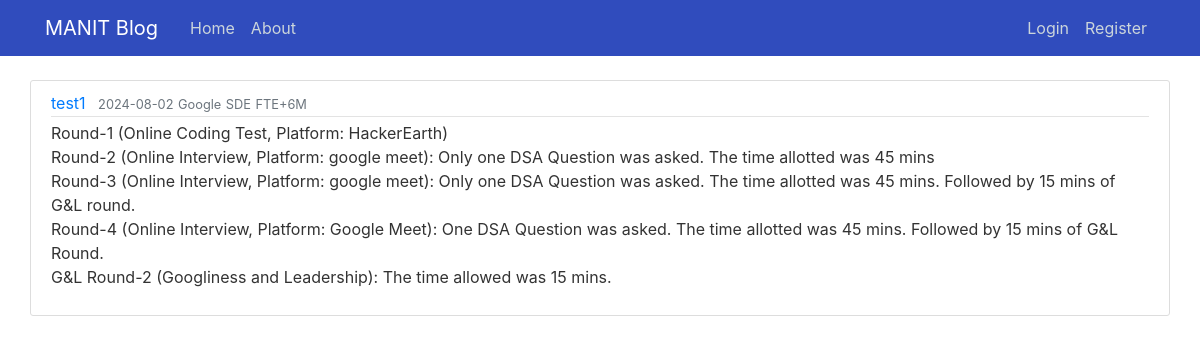
Screenshot of /post/3 with the database file from the repository.
### flaskblog/models.py (models this page shows, shortened)
class User(db.Model, UserMixin):
    id = db.Column(db.Integer, primary_key=True)
    username = db.Column(db.String(20), unique=True, nullable=False)
    email = db.Column(db.String(120), unique=True, nullable=False)
    image_file = db.Column(db.String(20), nullable=False, default='default.jpg')
    password = db.Column(db.String(40), nullable=False)
    posts = db.relationship('Post', backref='author', lazy=True)

class Post(db.Model):
    id = db.Column(db.Integer, primary_key=True)
    title = db.Column(db.String(100), nullable=False)
    branch = db.Column(db.String(100), nullable=False)
    type = db.Column(db.String(100), nullable=False)
    date_posted = db.Column(db.DateTime, nullable=False, default=datetime.utcnow)
    content = db.Column(db.Text, nullable=False)
    role = db.Column(db.String(100), nullable=False)
    user_id = db.Column(db.Integer, db.ForeignKey('user.id'), nullable=False)

### flaskblog/routes.py (the view)
@app.route("/post/<int:post_id>")
def post(post_id):
    post = Post.query.get_or_404(post_id)
    return render_template('post.html', title=post.title, post=post)

### flaskblog/routes.py (called while the page is built)
@app.context_processor
def base():
    form= SearchForm()
    return dict(form=form)

### flaskblog/templates/post.html (shortened to what this page needs)
{% extends "layout.html" %}
{% block content %}
        <article class="media content-section">
          <div class="media-body">
            <div class="article-metadata">
              <a class="mr-2" href="#">{{ post.author.username }}</a>
              <small class="text-muted">{{ post.date_posted.strftime('%Y-%m-%d') }}</small>
                <small class="text-muted">{{post.title}}</small>
                <small class="text-muted">{{post.role}}</small>
                <small class="text-muted">{{post.type}}</small>
            </div>
            <p class="article-content">{{ post.content }}</p>
          </div>
        </article>
{% endblock content %}

### flaskblog/static/main.css (style rules this page uses)
body { background: ; color: #333333; margin-top: 5rem; }
.content-section { background: #ffffff; padding: 10px 20px; border: 1px solid #dddddd; border-radius: 3px; margin-bottom: 20px; }
.article-content { white-space: pre-line; }
.article-metadata { padding-bottom: 1px; margin-bottom: 4px; border-bottom: 1px solid #e3e3e3 }

### rows the page displays
User: author.username "test1"
Post: date_posted "2024-08-02", title "Google", role "SDE", type "FTE+6M", content "Round-1 (Online Coding Test, Platform: HackerEarth) Round-2 (Online Interview, Platform: google meet): Only one DSA Question was asked. The time allotted was 45 mins Round-3 (Online Interview, Platform: google meet): Only one DSA Question was asked. The time allotted was 45 mins. Followed by 15 mins of G&L round. Round-4 (Online Interview, Platform: Google Meet): One DSA Question was asked. The time allotted was 45 mins. Followed by 15 mins of G&L Round. G&L Round-2 (Googliness and Leadership): The time allowed was 15 mins."
